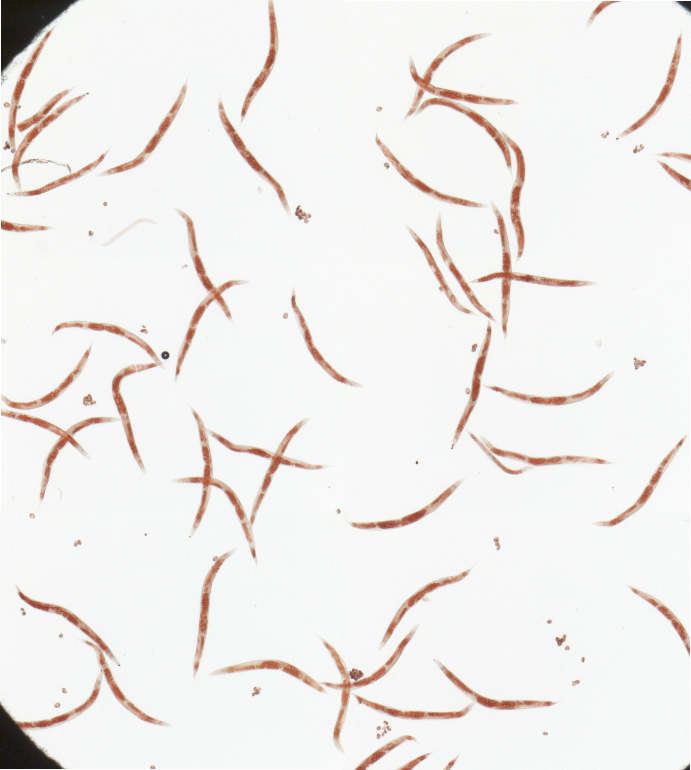
#> input picture images/BBBC011/L4440/1/1.png, 691 x 770 px
$ jupyter execute 4_pattern_recognition.ipynb   (shell and % lines are left out)   (older library calls are emulated)
#> lines starting #> are read from the running program, lines starting #| are printed output that depends on the picture
# Pattern recognition

[cell 1]
import matplotlib.pyplot
import numpy
import scipy
import sklearn.ensemble
import skimage.io
import sklearn.datasets
import sklearn.cluster
import sklearn.feature_extraction.image

[cell 2]
image = skimage.io.imread("images/BBBC011/L4440/1/1.png")
#> image is the input picture: shape (770, 691, 3); mean R, G, B 240.4, 237.9, 235.4

grayscale = skimage.color.rgb2gray(image)
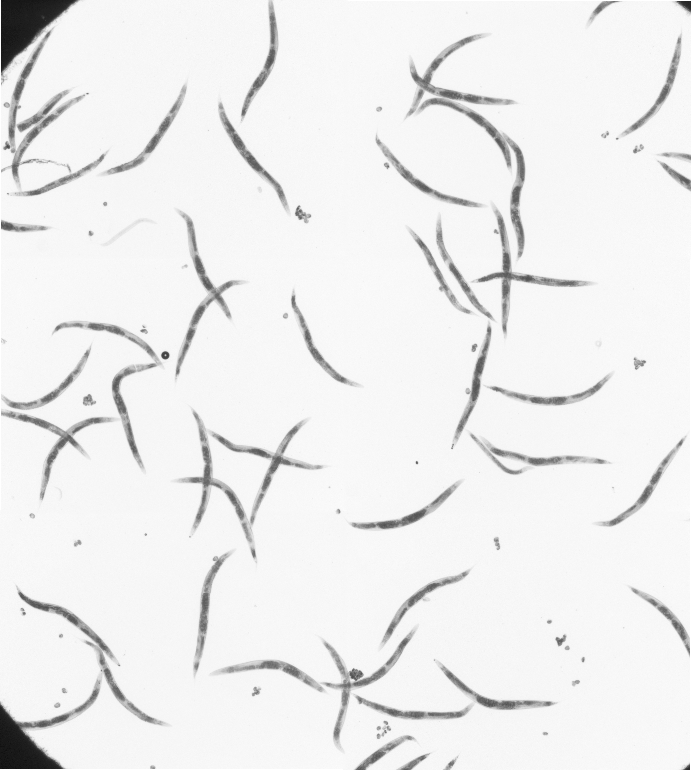
#> grayscale: shape (770, 691) float64; min 0.0627, max 1, mean 0.934

cropped = skimage.util.crop(grayscale, 100)
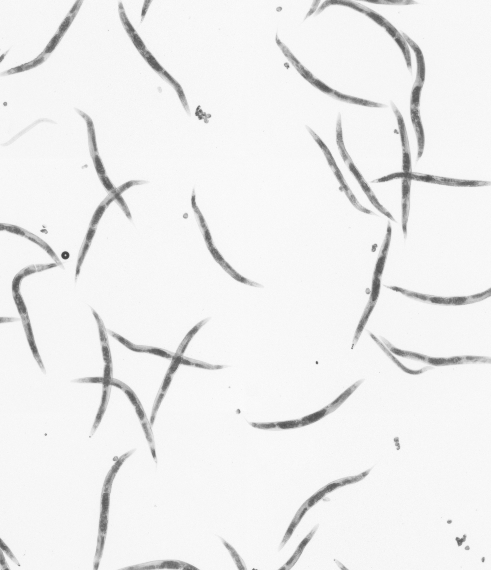
#> cropped: shape (570, 491) float64; min 0.256, max 0.989, mean 0.94

resized = scipy.misc.imresize(cropped, 0.10) / 255.0
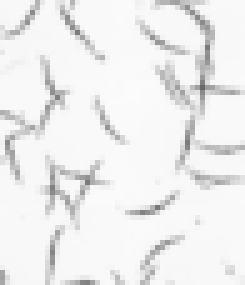
#> resized: shape (57, 49) float64 (shown 5 times larger); min 0.404, max 0.984, mean 0.933

_, (a, b, c, d) = matplotlib.pyplot.subplots(
    figsize=(16, 8),
    ncols=4
)

a.imshow(image)
a.set_title("Original")

b.imshow(grayscale, cmap=matplotlib.pyplot.cm.gray)
b.set_title("Grayscale")

c.imshow(cropped, cmap=matplotlib.pyplot.cm.gray)
c.set_title("Cropped")

d.imshow(resized, cmap=matplotlib.pyplot.cm.gray)
d.set_title("Resized")

matplotlib.pyplot.show()
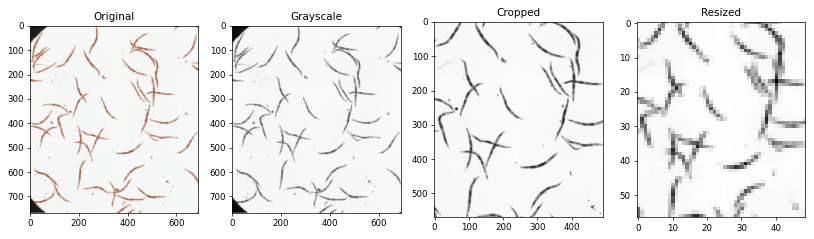
#> figure drawn by matplotlib, 4 panels

## Supervised learning

### Ensemble learning

#### Random forest

## Unsupervised learning

### Cluster analysis

#### Spectral clustering

[cell 3]
_, (a, b) = matplotlib.pyplot.subplots(
    figsize=(16, 8),
    ncols=2
)

graph = sklearn.feature_extraction.image.img_to_graph(resized)

mask = resized.astype(bool)
#> mask: shape (57, 49) bool; every value is 1

n_clusters = 15

labels = sklearn.cluster.spectral_clustering(
    affinity=graph,
    eigen_solver="arpack",
    n_clusters=n_clusters
)
#> labels = 2793 values, max 14 at index 146, min 0 at index 0, mean 0.795

label_image = -numpy.ones(mask.shape)
label_image[mask] = labels
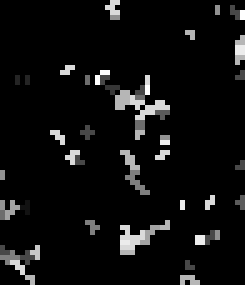
#> label_image: shape (57, 49) float64 (shown 5 times larger); min 0, max 14, mean 0.795; drawn with min black and max white

a.imshow(resized, cmap=matplotlib.pyplot.cm.gray)

b.imshow(resized, cmap=matplotlib.pyplot.cm.gray)
b.imshow(label_image)

#### Hierarchical clustering

##### Ward’s method

[cell 4]
X = numpy.reshape(resized, (-1, 1))
#> X = 2793 values, max 0.984 at index 759, min 0.404 at index 873, mean 0.933

graph = sklearn.feature_extraction.image.img_to_graph(resized)

n_clusters = 30

ward = sklearn.cluster.AgglomerativeClustering(
    n_clusters=n_clusters,
    linkage="ward",
    connectivity=graph
)

ward.fit(X)

label = numpy.reshape(ward.labels_, resized.shape)

_, (a, b) = matplotlib.pyplot.subplots(
    figsize=(16, 8),
    ncols=2
)

a.imshow(cropped, cmap=matplotlib.pyplot.cm.gray)

b.imshow(resized, cmap=matplotlib.pyplot.cm.gray)

for l in range(n_clusters):
    b.contour(label == l, contours=1, colors=[matplotlib.pyplot.cm.spectral(l / float(n_clusters)), ])

matplotlib.pyplot.show()
